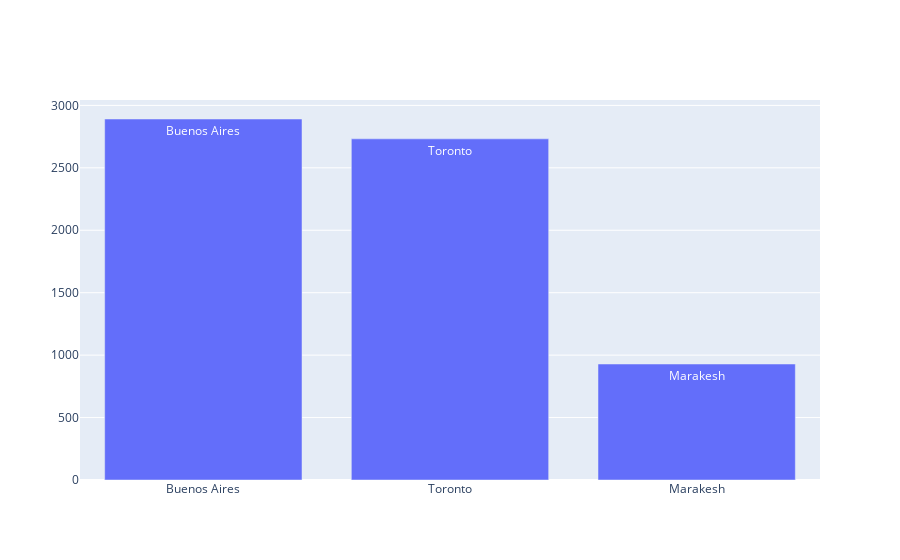

The code cell stored with this chart in its notebook:
### Code cell
plotly.offline.iplot([bar_trace_first_three_pops])

### Figure 1 — Plotly figure (JSON) as saved in the notebook; plotly's stock layout.template omitted (floating-point values rounded to 4 significant figures)
{"data": [{"text": ["Buenos Aires", "Toronto", "Marakesh"], "type": "bar", "x": ["Buenos Aires", "Toronto", "Marakesh"], "y": [2891, 2732, 929]}], "layout": {}}
